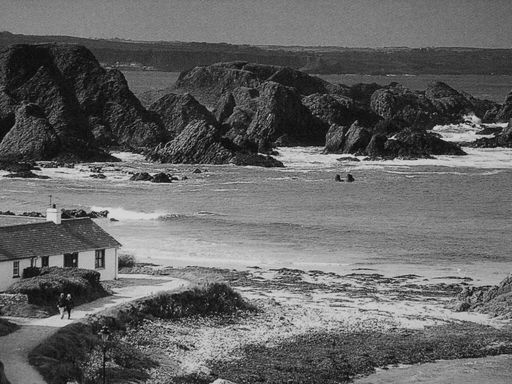
%> input picture assignment/4/blockArtifacts1.tif, 512 x 384 px
$ octave part_2.m   (GNU Octave 9; MATLAB toolbox functions it lacks are replaced by stand-ins)
%> lines starting %> are read from the running program, lines starting %| are printed output that depends on the picture
% ECES 435
% Assignment 4
% Part 2 - Detecting JPEG Compression Using Blocking Artifacts
% Yoni Carver, Jonah Rubino

%{

%}

clear; clc; close all
%% LOAD IMAGES

ba1 = imread('blockArtifacts1.tif');
%> ba1 is the input picture: size 384x512 uint8; min 0, max 227, mean 100.8
ba2 = imread('blockArtifacts2.tif');
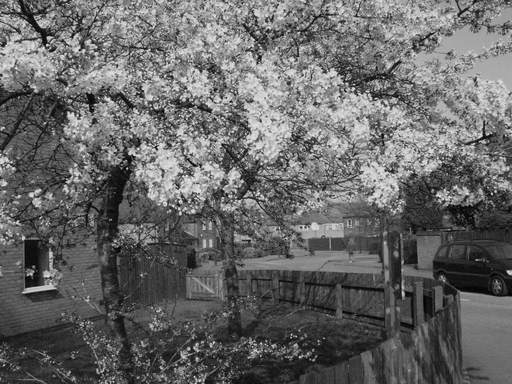
%> input picture assignment/4/blockArtifacts2.tif, 512 x 384 px
%> ba2 is the input picture: size 384x512 uint8; min 1, max 219, mean 103
ba3 = imread('blockArtifacts3.tif');
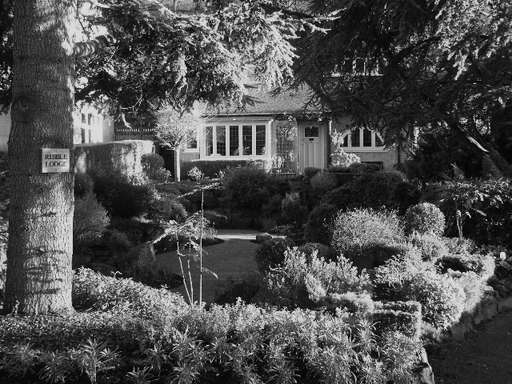
%> input picture assignment/4/blockArtifacts3.tif, 512 x 384 px
%> ba3 is the input picture: size 384x512 uint8; min 0, max 255, mean 77

%%

eta = 0.25;		% detection threshold

test = [1  2  3  4  5  6  7  8
		9  10 11 12 13 14 15 16
		17 18 19 20 21 22 23 24
		25 26 27 28 29 30 31 32
		33 34 35 36 37 38 39 40
		41 42 43 44 45 46 47 48
		49 50 51 52 53 54 55 56
		57 58 59 60 61 62 63 64];

zp = abs(28 - 29 - 36 + 37);
% zdp =

%%

[num_rows, num_cols] = size(ba1);
%> num_rows = 384; num_cols = 512
z_prime = zeros((num_rows/8), (num_cols/8));

% [6 lines of commented-out code are left out]

fnc = @(y) (abs(y(4,4) - y(4,5) - y(5,4) + y(5,5)));
jj = blkproc(ba1, [8 8], fnc);
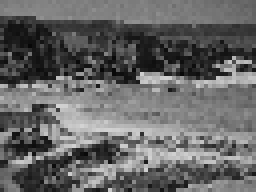
%> jj: size 48x64 uint8 (shown 4 times larger); min 7, max 213, mean 101.7

imshow(jj)
